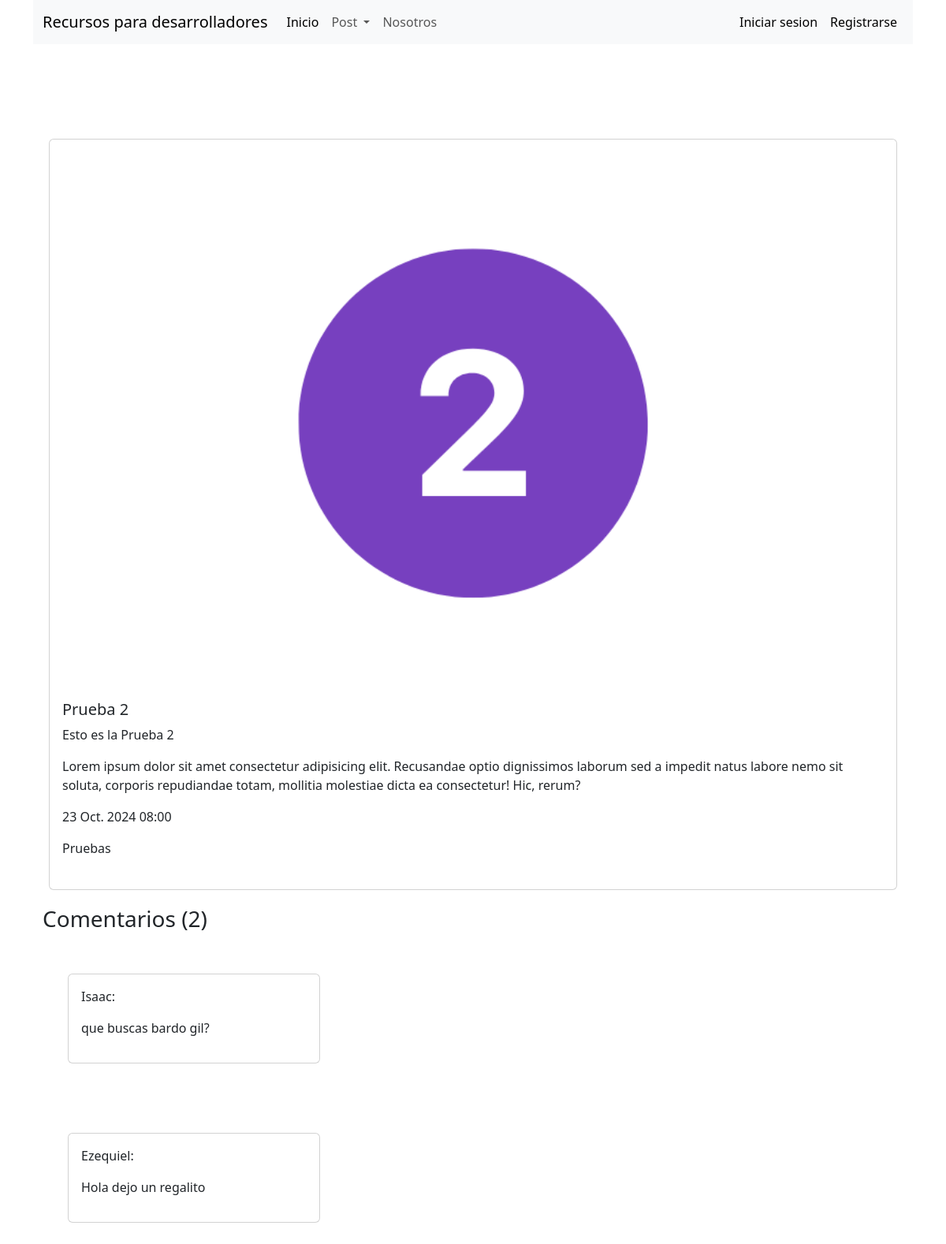
Screenshot of /articulos/articulo_individual/2 with the database file from the repository.
### apps/post/models.py (models this page shows, shortened)
class Articulo(models.Model):
    titulo = models.CharField(max_length=50, null=False)
    subtitulo = models.CharField(max_length=100, null=False, blank=True)
    fecha = models.DateTimeField(auto_now_add=True)
    texto = models.TextField(null=False)
    activo = models.BooleanField(default=True)
    categoria = models.ForeignKey(Categoria, on_delete=models.SET_NULL, null=True, default='Sin categoria')
    imagen = models.ImageField(null=True, blank=True, upload_to='media', default='static/post_default.png')
    publicado = models.DateTimeField(default=timezone.now)
    class Meta:
        ordering = ('-publicado',)

class Categoria(models.Model):
    nombre = models.CharField(max_length=30, null=False)
    def __str__(self):
        return self.nombre

### apps/comentarios/models.py (models this page shows, shortened)
class Comentario(models.Model):
    usuario = models.ForeignKey(Usuario, on_delete=models.CASCADE)
    articulo = models.ForeignKey(Articulo, on_delete=models.CASCADE, default=1)
    texto = models.TextField(verbose_name='Comentario', )
    fecha = models.DateTimeField(auto_now_add=True)
    class Meta:
        ordering = ('-fecha',)

### apps/blog_auth/models.py (models this page shows, shortened)
class Usuario(AbstractUser):
    imagen = models.ImageField(null=True, blank=True,upload_to='usuario', default='usuario/user-default.png')

### apps/post/views.py (the view, shortened to what this page needs)
# urls.py: path('articulo_individual/<int:id>', articulo_individual, name='articulo_individual')
def articulo_individual(request,id):
    articulo = Articulo.objects.get(id = id)
    comentarios = Comentario.objects.filter(articulo = id)
    form = ComentarioForm(request.POST)
    context= {
        "articulo": articulo,
        "form" : form,
        "comentarios" : comentarios
    }
    template_name = "articulos/articulo_individual.html"
    return render(request, template_name=template_name,context=context)

### templates/articulos/articulo_individual.html (shortened to what this page needs)
{% extends 'base.html'%}
{% load static %}
{% block contenido %}
<div class="card-container">
    <div class="card" style="width: auto;">
        <br>
            {% if articulo.imagen %}
            <img src="{{articulo.imagen.url}}" class="card-img-top" alt="...">
            {% else %}
            <img src="{% static 'post_default.png' %}" class="card-img-top" alt="...">
            {% endif %}
            <div class="card-body">
                <h5 class="card-title">{{articulo.titulo}}</h5>
                <p class="card-text">{{articulo.subtitulo}}</p>
                <p class="card-text">{{articulo.texto}}</p>
                <p class="card-text">{{articulo.fecha}}</p>
                <p class="card-text">{{articulo.categoria}}</p>
            </div>
        <br>
    </div>
</div>
<div class="container-fluid">
    <h3>Comentarios ({{ comentarios.count }})</h3>
    <div class="container-fluid">
            {% include 'articulos/listar_comentarios.html' %}
    </div>
</div>
{% endblock %}

### templates/articulos/listar_comentarios.html (shortened to what this page needs)
{% block contenido %}
{% for p in comentarios %}
    <br>
    <div class="card-container-comentario">
        <div class="card" style="width: 20rem;">
            <div class="card-body">
                <p>
                    {{p.usuario}}:
                </p>
                <p>
                    {{p.texto}}
                </p>
            </div>
        </div>
    </div>
    <br>
    {%empty%}
    <h5>No hay comentarios</h5>
    {% endfor %}
{% endblock %}

### static/css/estilos.css (style rules this page uses)
.card-container { display: flex; justify-content: center; flex-wrap: wrap; margin-top: 100px; }
.card-container-comentario { display: flex; justify-content: left; flex-wrap: wrap; }
.card { width: 325; overflow: hidden; margin: 20px; }

### rows the page displays
Articulo: imagen (picture), titulo "Prueba 2", subtitulo "Esto es la Prueba 2", texto "Lorem ipsum dolor sit amet consectetur adipisicing elit. Recusandae optio dignissimos laborum sed a impedit natus labore nemo sit soluta, corporis repudiandae totam, mollitia molestiae dicta ea consectetur! Hic, rerum?", fecha "23 Oct. 2024 08:00", categoria "Pruebas"
Comentario: usuario "Isaac", texto "que buscas bardo gil?"
Comentario: usuario "Ezequiel", texto "Hola dejo un regalito"

### other values shown
{{ comentarios.count }} "2"
